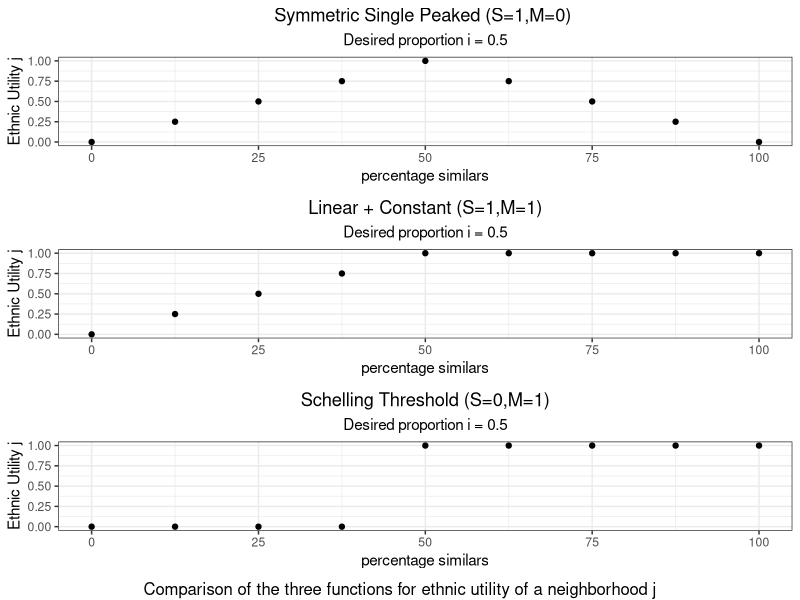
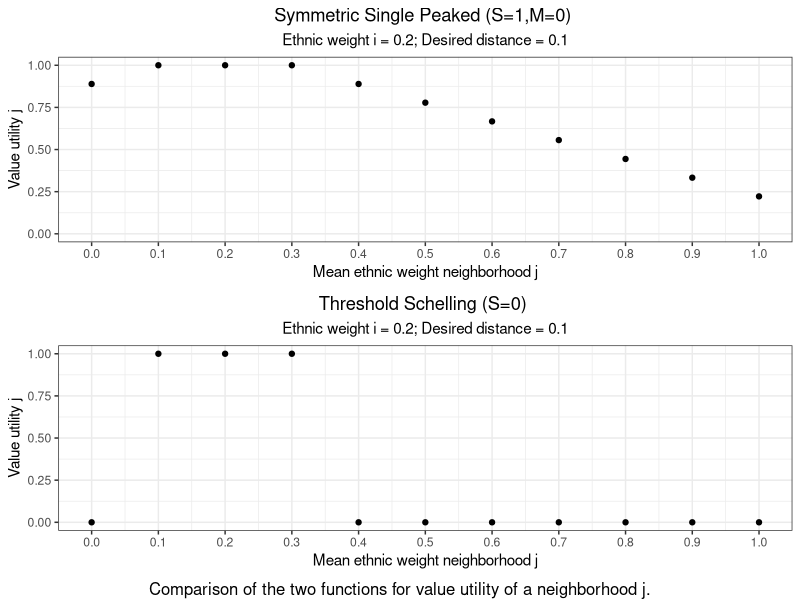
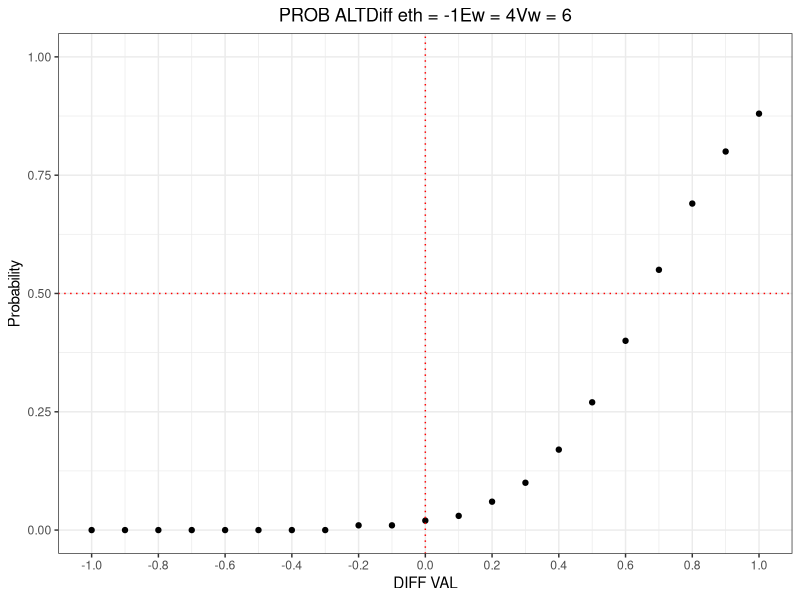
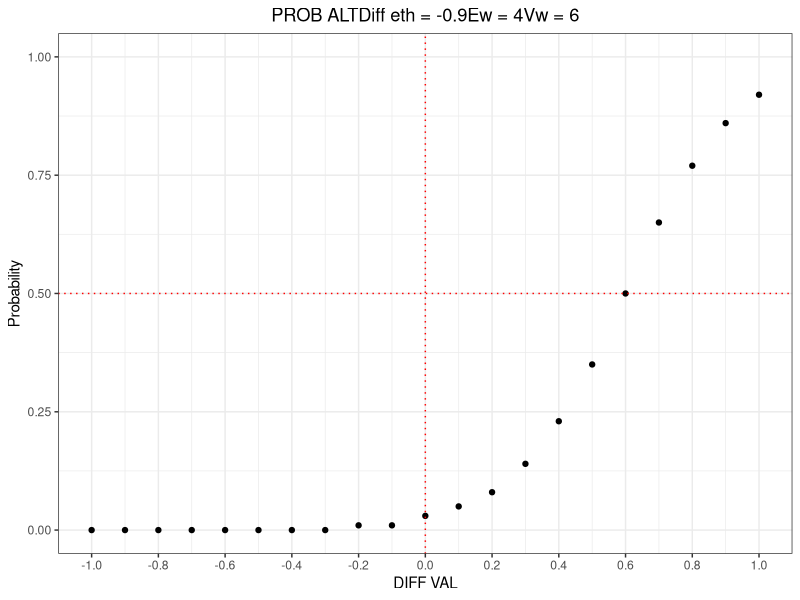
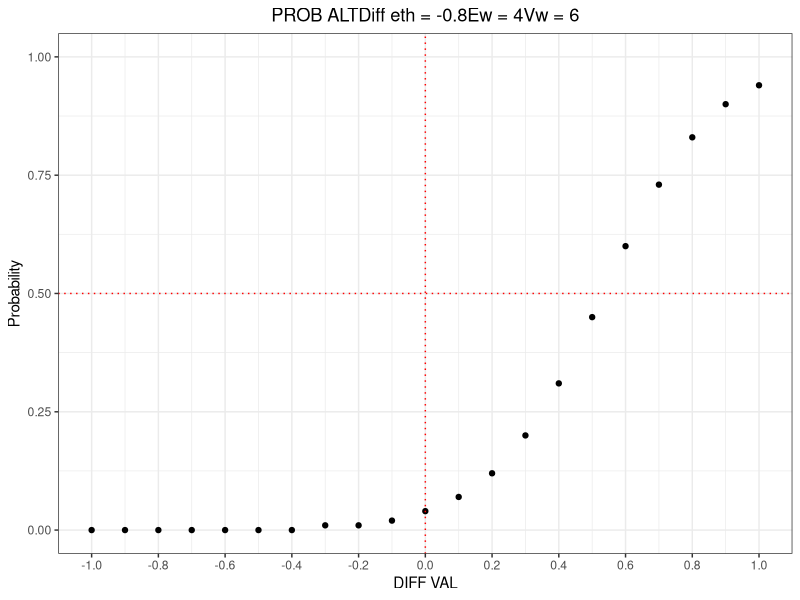
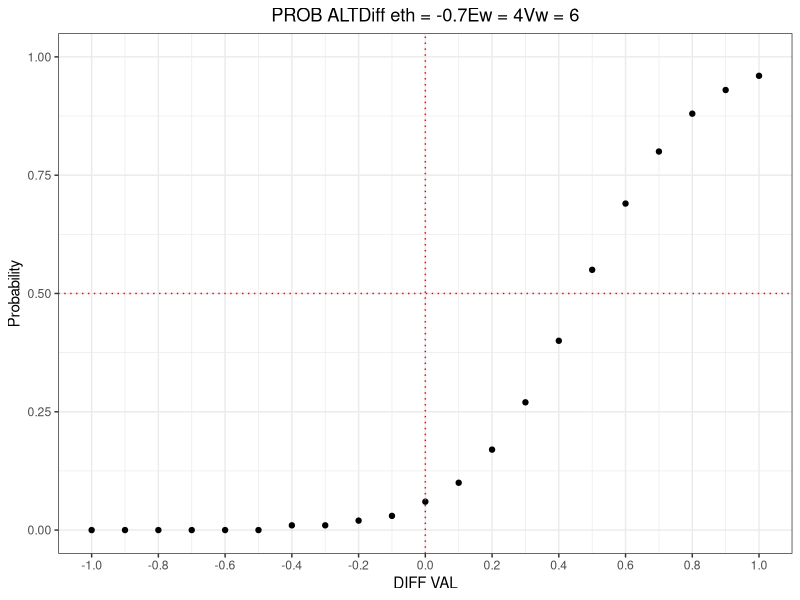
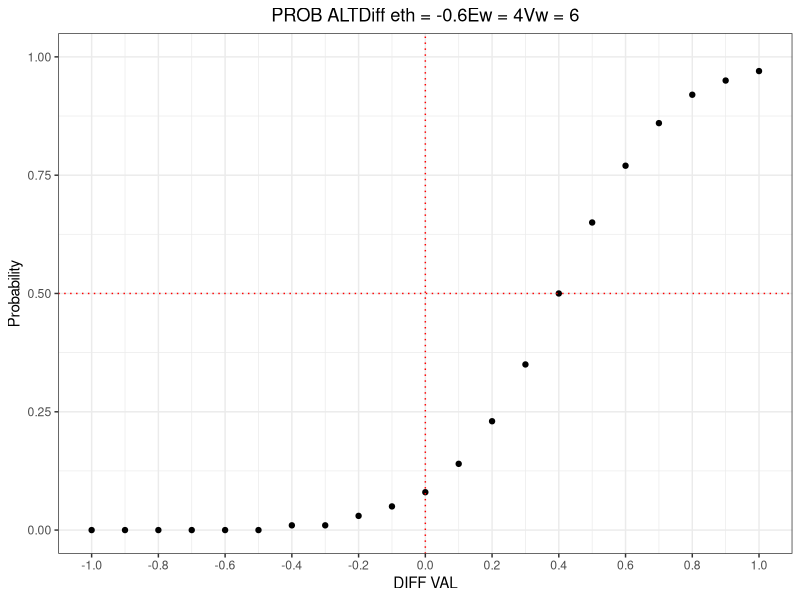
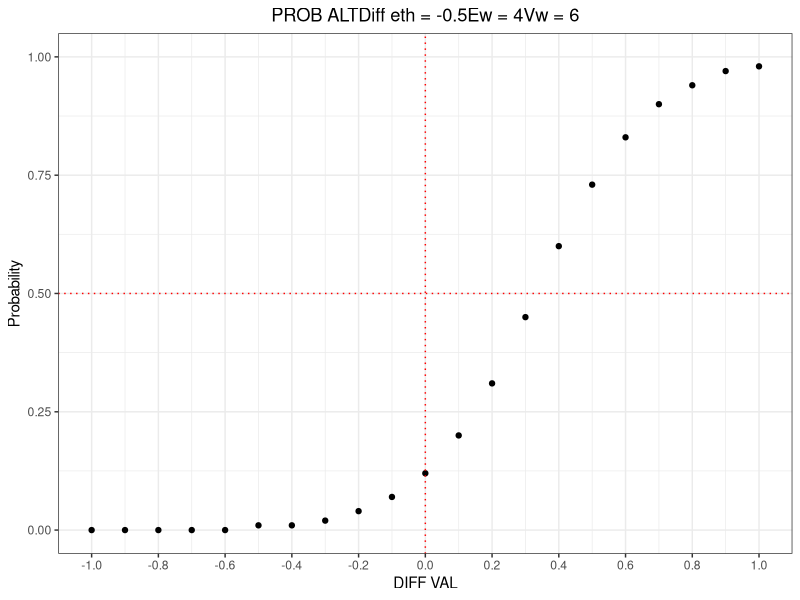

Reproduce these figures in R, in order.
## ---- chunk 1
knitr::opts_chunk$set(echo = TRUE, fig.lp="fig:")

install.packages("tinytex", repos = "https://cloud.r-project.org" )



library(knitr)
library(Hmisc)
library(ggplot2)
library(gridExtra)
library(ggpubr)
# library(kableExtra)
library(dplyr)
library(grid)
library(ggrepel)
# Here functions that are used.

# Calculation ethnic utility (for each option)
# i_e: ethnic threshold (ideal point)
# M: right-side decreasing slope
# x: number agents in neighborhood with same color
# n: total number agents in neighborhood
# S: left-side increasing slope
# Note: if (x > n){U <- NA} to show the case number of agents in neighborhood different from 8, so that utility is calculated based on this, although x-axis in graph has 8 points  (excluded from calculation)

 

 #  f_eth <- function(i_e,M,x,n,S){
  #   if (x > n){
  #     U <- NA}else{
 #   if (x < round(n*i_e,digits = 2)){
  #    U <- (x / round((n*i_e),digits = 2)) * S
 #      }else {
 #      U <- M + ((1- (x/n))*(1-M))/(1-i_e)   
  #    }
#     round(U,digits = 2)
 #      }
#   }



  f_eth <- function(i_e,M,x,n,S){
   if (x > n){
     U <- NA}else{
     if (x < round(n*i_e,digits = 2)){
   U <- (x / round((n*i_e),digits = 2)) * S
      }else if (x > round((n*i_e),digits = 2)){
         U <- M + ((1- (x/n))*(1-M))/(1-i_e) 
        }else{
     U <- 1}
        round(U,digits = 3)
      }
 }



# Calculation value utility (for each option)

f_val <- function(e_w,ew_ng,M,i_v,S){
  if (round(abs(e_w-ew_ng), digits=2) <= i_v) {
    U <- 1
    }else{
      U <- (M + ((1-(round(abs(e_w-ew_ng), digits=2)))*(1-M))/(1-i_v)) * S
      }
  round(U,digits = 3)
  }
 

# Probability (random utility with logistic regression) to relocate

prob <- function(d_u_e,d_u_v,e_w,par_v){round(1 / (1 + exp(-(e_w*10)*(d_u_e) + (-(v_w*10)*(d_u_v)))),digits= 2)}

# install.packages("tinytex", repos = "https://cloud.r-project.org" ) if debug needed?

## ---- chunk 2

# f2 <- function(p,M,x,n,S)

i_e = 0.5
M = 0
S = 1
n = 8

f0s <- f_eth(i_e,M,0,n,S)
f1s <- f_eth(i_e,M,1,n,S)
f2s <- f_eth(i_e,M,2,n,S)
f3s <- f_eth(i_e,M,3,n,S)
f4s <- f_eth(i_e,M,4,n,S)
f5s <- f_eth(i_e,M,5,n,S)
f6s <- f_eth(i_e,M,6,n,S)
f7s <- f_eth(i_e,M,7,n,S)
f8s <- f_eth(i_e,M,8,n,S)

i_e = 0.5
M = 1
S = 1
n = 8

f0c <- f_eth(i_e,M,0,n,S)
f1c <- f_eth(i_e,M,1,n,S)
f2c <- f_eth(i_e,M,2,n,S)
f3c <- f_eth(i_e,M,3,n,S)
f4c <- f_eth(i_e,M,4,n,S)
f5c <- f_eth(i_e,M,5,n,S)
f6c <- f_eth(i_e,M,6,n,S)
f7c <- f_eth(i_e,M,7,n,S)
f8c <- f_eth(i_e,M,8,n,S)


i_e = 0.5
M = 1
S = 0
n = 8

f0t <- f_eth(i_e,M,0,n,S)
f1t <- f_eth(i_e,M,1,n,S)
f2t <- f_eth(i_e,M,2,n,S)
f3t <- f_eth(i_e,M,3,n,S)
f4t <- f_eth(i_e,M,4,n,S)
f5t <- f_eth(i_e,M,5,n,S)
f6t <- f_eth(i_e,M,6,n,S)
f7t <- f_eth(i_e,M,7,n,S)
f8t <- f_eth(i_e,M,8,n,S)

Utility_S <- c(f0s,f1s,f2s,f3s,f4s,f5s,f6s,f7s,f8s)
Utility_C <- c(f0c,f1c,f2c,f3c,f4c,f5c,f6c,f7c,f8c)
Utility_T <- c(f0t,f1t,f2t,f3t,f4t,f5t,f6t,f7t,f8t)


# name_E <- paste0("Desired proportion i = ",i_e,"; M = ",M,"; S = ",S)
# plot(num_sim_col,Utility_T, xlab = "Similar ethnics neighborhood j", ylab = "Ethnic Utility",  main = "Ethnic Utility for neighborhood j of agent i",  sub = name_E)
# report_E <- paste0("M = ",M,"; S = ",S,"; Desired proportion i = ",i_e,"; Similar ethnics neighborhood j = ", seq(0, 8, by = 1), "; Utility ij = ", Utility_T)
# print(report_E)


# func_type <- c(rep("symmetric",9),rep("constant",9),rep("threshold",9))

x_graph <- rep(seq(0, 100, by = 12.5),3)
funct_symm <- c(rep("symmetric",9),rep("constant",9),rep("threshold",9))
utility_location <- c(Utility_S,Utility_C,Utility_T)

symmetric <- data.frame(x_graph[c(0:9)],utility_location[c(0:9)],funct_symm[c(0:9)])
constant <- data.frame(x_graph[c(10:18)],utility_location[c(10:18)],funct_symm[c(10:18)])
threshold <- data.frame(x_graph[c(19:27)],utility_location[c(19:27)],funct_symm[c(19:27)])

# symmetric
# constant
# threshold

symmetric_graph <- ggplot(symmetric,aes(x_graph[c(0:9)],utility_location[c(0:9)])) 
constant_graph <- ggplot(constant,aes(x_graph[c(10:18)],utility_location[c(10:18)])) 
threshold_graph <- ggplot(threshold,aes(x_graph[c(19:27)],utility_location[c(19:27)])) 

subt_cont_e <- paste0("Desired proportion i = ",i_e)

symmetric_plot <- symmetric_graph + geom_point() + theme_bw() + labs(x = "percentage similars",y = "Ethnic Utility j") + ggtitle("Symmetric Single Peaked (S=1,M=0) ",subtitle = subt_cont_e) + theme(plot.title = element_text(hjust = 0.5), plot.subtitle = element_text(hjust = 0.5)) + scale_y_continuous(limits =  c(0.0,1.0), breaks = seq(0.0,1.0,by = 0.25))
constant_plot <- constant_graph + geom_point() + theme_bw() + labs(x = "percentage similars",y = "Ethnic Utility j") + ggtitle("Linear + Constant (S=1,M=1)",subtitle = subt_cont_e) + theme(plot.title = element_text(hjust = 0.5), plot.subtitle = element_text(hjust = 0.5)) + scale_y_continuous(limits =  c(0.0,1.0), breaks = seq(0.0,1.0,by = 0.25))
threshold_plot <- threshold_graph + geom_point() + theme_bw() + labs(x = "percentage similars",y = "Ethnic Utility j") + ggtitle("Schelling Threshold (S=0,M=1)",subtitle = subt_cont_e) + theme(plot.title = element_text(hjust = 0.5), plot.subtitle = element_text(hjust = 0.5)) + scale_y_continuous(limits =  c(0.0,1.0), breaks = seq(0.0,1.0,by = 0.25))

suppressWarnings(
grid.arrange(symmetric_plot, constant_plot,threshold_plot, bottom = "Comparison of the three functions for ethnic utility of a neighborhood j")
)

## ---- chunk 3

# f_val <- function(e_w,ew_ng,M,i_v,S)

e_w <- 0.2
e_w_ng <- seq(0.0,1.0, by = 0.1)
i_v <- 0.1
S <- 1
M <- 0

fvf0p  <- f_val(e_w,0,M,i_v,S)
fvf1p  <- f_val(e_w,0.1,M,i_v,S)
fvf2p   <- f_val(e_w,0.2,M,i_v,S)
fvf3p   <- f_val(e_w,0.3,M,i_v,S)
fvf4p   <- f_val(e_w,0.4,M,i_v,S)
fvf5p   <- f_val(e_w,0.5,M,i_v,S)
fvf6p   <- f_val(e_w,0.6,M,i_v,S)
fvf7p   <- f_val(e_w,0.7,M,i_v,S)
fvf8p   <- f_val(e_w,0.8,M,i_v,S)
fvf9p  <- f_val(e_w,0.9,M,i_v,S)
fvf10p  <- f_val(e_w,1.0,M,i_v,S)

e_w <- 0.2
e_w_ng <- seq(0.0,1.0, by = 0.1)
i_v <- 0.1
S <- 0
M <- 0 #M can be either 0 or 1, M = 0 is for declining slope, M = 1 keeps utility = 1 for values out of range, so S = 0 keeps  the threshold  with values out of the distance equal 0
# M regulates the right side of the slope, S the left side of the slope


fvf0t <- f_val(e_w,0,M,i_v,S)
fvf1t  <- f_val(e_w,0.1,M,i_v,S)
fvf2t   <- f_val(e_w,0.2,M,i_v,S)
fvf3t   <- f_val(e_w,0.3,M,i_v,S)
fvf4t   <- f_val(e_w,0.4,M,i_v,S)
fvf5t   <- f_val(e_w,0.5,M,i_v,S)
fvf6t  <- f_val(e_w,0.6,M,i_v,S)
fvf7t   <- f_val(e_w,0.7,M,i_v,S)
fvf8t   <- f_val(e_w,0.8,M,i_v,S)
fvf9t  <- f_val(e_w,0.9,M,i_v,S)
fvf10t  <- f_val(e_w,1.0,M,i_v,S)


x_graph_val <- seq(0.0,1.0, by = 0.1) #rep(seq(0.0,1.0, by = 0.1),2)
uti_val_pf <- c(fvf0p,fvf1p,fvf2p,fvf3p,fvf4p,fvf5p,fvf6p,fvf7p,fvf8p,fvf9p,fvf10p)
uti_val_th <- c(fvf0t,fvf1t,fvf2t,fvf3t,fvf4t,fvf5t,fvf6t,fvf7t,fvf8t,fvf9t,fvf10t)

symm_val <- data.frame(x_graph_val,uti_val_pf)
threshold_val <- data.frame(x_graph_val,uti_val_th)

# funct_symm_v <- c(rep("symmetric",9),rep("threshold",9))
  
symm_val_graph <- ggplot(symm_val,aes(x_graph_val,uti_val_pf))
thres_val_graph <- ggplot(threshold_val,aes(x_graph_val,uti_val_th))

subt_cont_v <- paste0("Ethnic weight i = ",e_w,"; ","Desired distance = ",i_v)

symm_val_plot <- symm_val_graph + geom_point() + theme_bw() + labs(x = "Mean ethnic weight neighborhood j",y = "Value utility j") + ggtitle(label = "Symmetric Single Peaked (S=1,M=0) ",subtitle = subt_cont_v) + theme(plot.title = element_text(hjust = 0.5), plot.subtitle = element_text(hjust = 0.5))  + scale_x_continuous(breaks = seq(0.0,1.0,by = 0.1)) + scale_y_continuous(limits =  c(0.0,1.0), breaks = seq(0.0,1.0,by = 0.25))

thres_val_plot <- thres_val_graph + geom_point() + theme_bw() + labs(x = "Mean ethnic weight neighborhood j",y = "Value utility j") + ggtitle(label = "Threshold Schelling (S=0) ",subtitle = subt_cont_v) + theme(plot.title = element_text(hjust = 0.5), plot.subtitle = element_text(hjust = 0.5))  + scale_x_continuous(breaks = seq(0.0,1.0,by = 0.1)) + scale_y_continuous(limits =  c(0.0,1.0), breaks = seq(0.0,1.0,by = 0.25))

# symm_val_plot
# thres_val_plot


suppressWarnings(
grid.arrange(symm_val_plot, thres_val_plot, bottom = "Comparison of the two functions for value utility of a neighborhood j.")
)


## ---- chunk 4

# to add: -1 for MIN. Utility Alternative, +1 for MAX Alternative Utility

for (d_u_e in seq (-1.0,1.0, by = 0.1)){
  
e_w <- 0.4
v_w <- 1-e_w

# d_u_e <- -1

dis_0   <- prob(d_u_e,0.0,e_w,v_w)
dis_0.1 <- prob(d_u_e,0.1,e_w,v_w)
dis_0.2 <- prob(d_u_e,0.2,e_w,v_w)
dis_0.3 <- prob(d_u_e,0.3,e_w,v_w)
dis_0.4 <- prob(d_u_e,0.4,e_w,v_w)
dis_0.5 <- prob(d_u_e,0.5,e_w,v_w)
dis_0.6 <- prob(d_u_e,0.6,e_w,v_w)
dis_0.7 <- prob(d_u_e,0.7,e_w,v_w)
dis_0.8 <- prob(d_u_e,0.8,e_w,v_w)
dis_0.9 <- prob(d_u_e,0.9,e_w,v_w)
dis_1   <- prob(d_u_e,1.0,e_w,v_w)
dis_0.1neg <- prob(d_u_e,-0.1,e_w,v_w)
dis_0.2neg <- prob(d_u_e,-0.2,e_w,v_w)
dis_0.3neg <- prob(d_u_e,-0.3,e_w,v_w)
dis_0.4neg <- prob(d_u_e,-0.4,e_w,v_w)
dis_0.5neg <- prob(d_u_e,-0.5,e_w,v_w)
dis_0.6neg <- prob(d_u_e,-0.6,e_w,v_w)
dis_0.7neg <- prob(d_u_e,-0.7,e_w,v_w)
dis_0.8neg <- prob(d_u_e,-0.8,e_w,v_w)
dis_0.9neg <- prob(d_u_e,-0.9,e_w,v_w)
dis_1neg   <- prob(d_u_e,-1.0,e_w,v_w)
  
  value_difference <- seq(-1.0,1.0, by = 0.1)
#  prob_relocation <- seq(0.0, 1.0,  by = 0.1)
  
  prob_choice <- c(dis_1neg,dis_0.9neg,dis_0.8neg,dis_0.7neg,dis_0.6neg,dis_0.5neg,dis_0.4neg,dis_0.3neg,dis_0.2neg,dis_0.1neg,dis_0,dis_0.1,dis_0.2,dis_0.3,dis_0.4,dis_0.5,dis_0.6,dis_0.7,dis_0.8,dis_0.9,dis_1)
 
 
  title_cond_prob <- paste0("PROB ALT","Diff eth = ",d_u_e,"Ew = ",e_w*10,"Vw = ",v_w*10)
   
  report_prob <- na.omit(data.frame(value_difference,prob_choice))
  
  plot_report_prob <- ggplot(report_prob,aes(value_difference,prob_choice))
  
 final_prob <-  suppressWarnings(suppressMessages(
    plot_report_prob + geom_point() + theme_bw() + labs(x = "DIFF VAL",y = "Probability") + ggtitle(label = title_cond_prob) + theme(plot.title = element_text(hjust = 0.5)) + scale_y_continuous(limits =  c(0.0,1.0), breaks = seq(0.0,1.0,by = 0.25)) + scale_x_continuous(limits =  c(-1,1), breaks = seq(-1,1,by = 0.2)) + geom_vline(xintercept = 0, colour = "red", linetype = "dotted") + geom_hline(yintercept = 0.5, colour = "red", linetype = "dotted") 
  ))
  
  print(final_prob)
  

}


## ---- chunk 5


# f2 <- function(p,M,x,n,S)

i_e = 0.2
S = 0
M = 1
n = 6

f0m <- f_eth(i_e,M,0,n,S)
f1m <- f_eth(i_e,M,1,n,S)
f2m <- f_eth(i_e,M,2,n,S)
f3m <- f_eth(i_e,M,3,n,S)
f4m <- f_eth(i_e,M,4,n,S)
f5m <- f_eth(i_e,M,5,n,S)
f6m <- f_eth(i_e,M,6,n,S)
f7m <- f_eth(i_e,M,7,n,S)
f8m <- f_eth(i_e,M,8,n,S)

# num_sim_col <- seq(0, 8, by = 1)
Utility_E <- c(f0m,f1m,f2m,f3m,f4m,f5m,f6m,f7m,f8m)
# name_E <- paste0("Desired proportion i = ",i_e,"; M = ",M,"; S = ",S)
 
# plot(num_sim_col,Utility_E, xlab = "Similar ethnics neighborhood j", ylab = "Ethnic Utility",  main = "Ethnic Utility for neighborhood j of agent i",  sub = name_E)

#report_E <- paste0("M = ",M,"; S = ",S,"; Desired proportion i = ",i_e,"; Similar ethnics neighborhood j = ", seq(0, 8, by = 1), "; Utility ij = ", Utility_E)


M. <- rep(M,9)
S. <- rep(S,9)
prop_des <- rep(i_e,9)
num_tot <- rep(n,9)
num_sim <- seq(0, 8, by = 1)

report_E <- na.omit(data.frame(M.,S.,prop_des,num_tot,num_sim,Utility_E))

title_cond <- paste0("Desired proportion = ", i_e,"; ", "S = ", S,"; " ,"M = ", M)

plot_report_E <- ggplot(report_E,aes(num_sim,Utility_E))

suppressWarnings(suppressMessages(
plot_report_E + geom_point() + theme_bw() + labs(x = "Number similar agents in j",y = "Ethnic Utility j") + ggtitle(label = title_cond) + theme(plot.title = element_text(hjust = 0.5)) + scale_y_continuous(limits =  c(0.0,1.0), breaks = seq(0.0,1.0,by = 0.25)) + scale_x_continuous(limits =  c(0,n), breaks = seq(0,n,by = 1))
))


knitr::kable(report_E,align="c") # much better printed visualization

## ---- chunk 6

e_w <- 0.4
i_v <- 0.2
S  <- 1
M <- 0 #S regulates the left side of the slope, M the right side


fv0d2 <- f_val(e_w,0,M,i_v,S)
fv1d2 <- f_val(e_w,0.1,M,i_v,S)
fv2d2 <- f_val(e_w,0.2,M,i_v,S)
fv3d2 <- f_val(e_w,0.3,M,i_v,S)
fv4d2 <- f_val(e_w,0.4,M,i_v,S)
fv5d2 <- f_val(e_w,0.5,M,i_v,S)
fv6d2 <- f_val(e_w,0.6,M,i_v,S)
fv7d2 <- f_val(e_w,0.7,M,i_v,S)
fv8d2 <- f_val(e_w,0.8,M,i_v,S)
fv9d2 <- f_val(e_w,0.9,M,i_v,S)
fv10d2 <- f_val(e_w,1.0,M,i_v,S)


# name_V <- paste0("Ethnic weight i = ", e_w,"; desired distance i = ",i_v,"; M = ",M,"; S = ",S)

mean_ew_ng <- seq(0.0, 1.0, by = 0.1)
ew_agent <- rep(e_w,11)
Utility_V <- c(fv0d2,fv1d2,fv2d2,fv3d2,fv4d2,fv5d2,fv6d2,fv7d2,fv8d2,fv9d2,fv10d2)
Mv <- rep(M,11)
Sv <- rep(S,11)
des_dist <- rep(i_v,11)

report_V <- na.omit(data.frame(Mv,Sv,des_dist,ew_agent,mean_ew_ng,Utility_V))

title_cond_V <- paste0("Ethnic weight i = ", e_w,"; desired distance i = ",i_v,"\n\r","M = ",M,"S = ",S)

plot_report_V <- ggplot(report_V,aes(mean_ew_ng,Utility_V))

suppressWarnings(suppressMessages(
plot_report_V + geom_point() + theme_bw() + labs(x = "Mean ethnic weight j",y = "Value Utility j") + ggtitle(label = title_cond_V) + theme(plot.title = element_text(hjust = 0.5)) + scale_y_continuous(limits =  c(0.0,1.0), breaks = seq(0.0,1.0,by = 0.25)) + scale_x_continuous(limits =  c(0,1), breaks = seq(0,1,by = 0.1))
))







# plot(value_mean_neighborhood,Utility_V, xlab = "Mean ethnic weight neighborhood j", ylab = "Value Utility neighborhood j",  main = "Value Utility for neighborhood j of agent i",  sub = name_V)

# report_v <- paste0(name_V,"; Mean ethnic weight j = ", seq(0.0, 1.0, by = 0.1), "; Utility ij = ", Utility_V)

knitr::kable(report_V,align="c") # much better printed visualization

# print(final_v)
# print(final_repV)


## ---- chunk 7


# f2 <- function(p,M,x,n,S)

#i_e = 0.5
M = 0
S = 1
n = 8

for (i_e in seq (0.0,1.0, by = 0.1)){
  
f0m <- f_eth(i_e,M,0,n,S)
f1m <- f_eth(i_e,M,1,n,S)
f2m <- f_eth(i_e,M,2,n,S)
f3m <- f_eth(i_e,M,3,n,S)
f4m <- f_eth(i_e,M,4,n,S)
f5m <- f_eth(i_e,M,5,n,S)
f6m <- f_eth(i_e,M,6,n,S)
f7m <- f_eth(i_e,M,7,n,S)
f8m <- f_eth(i_e,M,8,n,S)

#num_sim_col <- seq(0, n, by = 1)
Utility_E <- c(f0m,f1m,f2m,f3m,f4m,f5m,f6m,f7m,f8m)
#name_E <- paste0("Desired proportion i = ",i_e,"; M = ",M,"; S = ",S)

#plot(num_sim_col,Utility_Es, xlab = "Similar ethnics neighborhood j", ylab = "Ethnic Utility", ylim = c(0,1),xlim = c(0,n),  main = "Ethnic Utility for neighborhood j of agent i",  sub = name_E)

#report_Es <- paste0("M = ",M,"; S = ",S,"; Desired proportion i = ",i_e,"; Similars in j= ", seq(0, n, by = 1), "; Utility ij = ", Utility_Es)

#print(report_Es)


M. <- rep(M,9)
S. <- rep(S,9)
prop_des <- rep(i_e,9)
num_tot <- rep(n,9)
num_sim <- seq(0, 8, by = 1)

report_E <- na.omit(data.frame(M.,S.,prop_des,num_tot,num_sim,Utility_E))

title_cond <- paste0("Desired proportion = ", i_e,"; ", "S = ", S,"; " ,"M = ", M)

plot_report_E <- ggplot(report_E,aes(num_sim,Utility_E))

final_E <- suppressWarnings(suppressMessages(
plot_report_E + geom_point() + theme_bw() + labs(x = "Number similar agents in j",y = "Ethnic Utility j") + ggtitle(label = title_cond) + theme(plot.title = element_text(hjust = 0.5)) + scale_y_continuous(limits =  c(0.0,1.0), breaks = seq(0.0,1.0,by = 0.25)) + scale_x_continuous(limits =  c(0,n), breaks = seq(0,n,by = 1)) 
))


final_repE <- knitr::kable(report_E,align="c") # much better printed visualization

print(final_E)
print(final_repE)

}
## ---- chunk 8

i_v <- 0.1
S  <- 1
M <- 0 #different values  of M do change results, even for M < 1

for (e_w in seq (0.0,1.0, by = 0.1)){

fv0d2 <- f_val(e_w,0,M,i_v,S)
fv1d2 <- f_val(e_w,0.1,M,i_v,S)
fv2d2 <- f_val(e_w,0.2,M,i_v,S)
fv3d2 <- f_val(e_w,0.3,M,i_v,S)
fv4d2 <- f_val(e_w,0.4,M,i_v,S)
fv5d2 <- f_val(e_w,0.5,M,i_v,S)
fv6d2 <- f_val(e_w,0.6,M,i_v,S)
fv7d2 <- f_val(e_w,0.7,M,i_v,S)
fv8d2 <- f_val(e_w,0.8,M,i_v,S)
fv9d2 <- f_val(e_w,0.9,M,i_v,S)
fv10d2 <- f_val(e_w,1.0,M,i_v,S)


# name_V <- paste0("Ethnic weight i = ", e_w,"; desired distance i = ",i_v,"; M = ",M,"; S = ",S)

mean_ew_ng <- seq(0.0, 1.0, by = 0.1)
ew_agent <- rep(e_w,11)
Utility_V <- c(fv0d2,fv1d2,fv2d2,fv3d2,fv4d2,fv5d2,fv6d2,fv7d2,fv8d2,fv9d2,fv10d2)
Mv <- rep(M,11)
Sv <- rep(S,11)
des_dist <- rep(i_v,11)

report_V <- na.omit(data.frame(Mv,Sv,des_dist,ew_agent,mean_ew_ng,Utility_V))

title_cond_V <- paste0("Ethnic weight i = ", e_w,"; desired distance i = ",i_v,"; M = ",M,"; S = ",S)

plot_report_V <- ggplot(report_V,aes(mean_ew_ng,Utility_V))

final_v <- suppressWarnings(suppressMessages(
plot_report_V + geom_point() + theme_bw() + labs(x = "Mean ethnic weight j",y = "Value Utility j") + ggtitle(label = title_cond_V) + theme(plot.title = element_text(hjust = 0.5)) + scale_y_continuous(limits =  c(0.0,1.0), breaks = seq(0.0,1.0,by = 0.25)) + scale_x_continuous(limits =  c(0,1), breaks = seq(0,1,by = 0.1))
))







# plot(value_mean_neighborhood,Utility_V, xlab = "Mean ethnic weight neighborhood j", ylab = "Value Utility neighborhood j",  main = "Value Utility for neighborhood j of agent i",  sub = name_V)

# report_v <- paste0(name_V,"; Mean ethnic weight j = ", seq(0.0, 1.0, by = 0.1), "; Utility ij = ", Utility_V)

final_repV <- knitr::kable(report_V,align="c") # much better printed visualization

print(final_v)
print(final_repV)

}

## ---- chunk 9
# 
# prob <- function(d_u_e,d_u_v,par_e,par_v){round(1 / (1 + exp(-par_e*(d_u_e) + (-par_v*(d_u_v)))),digits= 2)}
# 
# for (d_u_e in seq (-1.0,1.0, by = 0.1)){
#   
# par_e <- 10
# par_v <- 10 - par_e
# 
# # d_u_e <- -1
# 
#   dis_0p   <- prob(d_u_e,0.0,par_e,par_v)
# dis_0.1p <- prob(d_u_e,0.1,par_e,par_v)
# dis_0.2p <- prob(d_u_e,0.2,par_e,par_v)
# dis_0.3p <- prob(d_u_e,0.3,par_e,par_v)
# dis_0.4p <- prob(d_u_e,0.4,par_e,par_v)
# dis_0.5p <- prob(d_u_e,0.5,par_e,par_v)
# dis_0.6p <- prob(d_u_e,0.6,par_e,par_v)
# dis_0.7p <- prob(d_u_e,0.7,par_e,par_v)
# dis_0.8p <- prob(d_u_e,0.8,par_e,par_v)
# dis_0.9p <- prob(d_u_e,0.9,par_e,par_v)
# dis_1p  <- prob(d_u_e,1.0,par_e,par_v)
# dis_0.1negp <- prob(d_u_e,-0.1,par_e,par_v)
# dis_0.2negp <- prob(d_u_e,-0.2,par_e,par_v)
# dis_0.3negp <- prob(d_u_e,-0.3,par_e,par_v)
# dis_0.4negp <- prob(d_u_e,-0.4,par_e,par_v)
# dis_0.5negp <- prob(d_u_e,-0.5,par_e,par_v)
# dis_0.6negp <- prob(d_u_e,-0.6,par_e,par_v)
# dis_0.7negp <- prob(d_u_e,-0.7,par_e,par_v)
# dis_0.8negp <- prob(d_u_e,-0.8,par_e,par_v)
# dis_0.9negp <- prob(d_u_e,-0.9,par_e,par_v)
# dis_1negp   <- prob(d_u_e,-1.0,par_e,par_v)
#   
#   value_difference <- seq(-1.0,1.0, by = 0.1)
#   prob_relocation <- seq(0.0, 1.0,  by = 0.1)
#   
#   prob_choicep <- c(dis_1negp,dis_0.9negp,dis_0.8negp,dis_0.7negp,dis_0.6negp,dis_0.5negp,dis_0.4negp,dis_0.3negp,dis_0.2negp,dis_0.1negp,dis_0p,dis_0.1p,dis_0.2p,dis_0.3p,dis_0.4p,dis_0.5p,dis_0.6p,dis_0.7p,dis_0.8p,dis_0.9p,dis_1p)
#   
#   name_diff <- paste0("Note: "," Ethnic parameter = ", par_e," ;"," Value parameter = ", par_v, 
#                       "\r\n Utility Difference -1 = MIN Utility Alternative, 1 = MAX Utility Alternative")
#   
#   name_diff_title <-paste0("Probability to move to alternative","\r\n Difference Ethnic Utility (Alternative - Current) = ", d_u_e)
#   
# plot(value_difference,prob_choicep, xlab = "x-axis: Difference Value Utility (Alternative - Current) \r\n",ylab = "probability", main = name_diff_title, sub = name_diff,ylim = c(0,1), yaxt = 'n')
# axis(2,at=seq(0.0, 1.0, by = 0.25))

#}


## ---- chunk 10

# f0t6 <- f(0.5,0.6,0,6)
# f1t6 <- f(0.5,0.6,1,6)
# f2t6<- f(0.5,0.6,2,6)
# f3t6 <- f(0.5,0.6,3,6)
# f4t6 <- f(0.5,0.6,4,6)
# f5t6 <- f(0.5,0.6,5,6)
# f6t6 <- f(0.5,0.6,6,6)

# utilityt6 <- c(f0t6,f1t6,f2t6,f3t6,f4t6,f5t6,f6t6)
# concentrationt6 <- c(0:6)


# print(utilityt8)
# plot(concentrationt6,utilityt6)

## ---- chunk 11



# f0m <- f(0.5,1,0,8)
# f1m <- f(0.5,1,1,8)
# f2m <- f(0.5,1,2,8)
# f3m <- f(0.5,1,3,8)
# f4m <- f(0.5,1,4,8)
# f5m <- f(0.5,1,5,8)
# f6m <- f(0.5,1,6,8)
# f7m <- f(0.5,1,7,8)
# f8m <- f(0.5,1,8,8)

# utility_Moore <- c(f0m,f1m,f2m,f3m,f4m,f5m,f6m,f7m,f8m)
# concentrationm <- c(0:8)


# print(utilitym)
# plot(concentrationm,utility_Moore)
## ---- chunk 12



# f0m <- f(0.5,0,0,8)
# f1m <- f(0.5,0,1,8)
# f2m <- f(0.5,0,2,8)
# f3m <- f(0.5,0,3,8)
# f4m <- f(0.5,0,4,8)
# f5m <- f(0.5,0,5,8)
# f6m <- f(0.5,0,6,8)
# f7m <- f(0.5,0,7,8)
# f8m <- f(0.5,0,8,8)

# utility_Moore <- c(f0m,f1m,f2m,f3m,f4m,f5m,f6m,f7m,f8m)
# concentrationm <- c(0:8)


# print(utilitym)
# plot(concentrationm,utility_Moore)
## ---- chunk 13


x_graph_overlap <- rep(seq(0, 100, by = 12.5),4)

S_0 <- c(0,0,0,0,0,NA,NA,NA,NA)
M_1 <- c(NA,NA,NA,NA,1,1,1,1,1)
S_1 <- c(0,0.25,0.5,0.75,1,NA,NA,NA,NA)
M_0 <- c(NA,NA,NA,NA,1,0.75,0.5,0.25,0)

funct_overlap <- c(rep("S = 0",9),rep("M = 1",9),rep("S = 1",9),rep("M = 0",9))
utility_overlap <- c(S_0,M_1,S_1,M_0)

overlap <- data.frame(x_graph_overlap,utility_overlap,funct_overlap)


# overlap

graph_overlap <- ggplot(overlap,aes(x_graph_overlap,utility_overlap))

suppressWarnings(print(
graph_overlap + geom_line(aes(colour = funct_overlap)) + scale_color_manual(values = c("red","forestgreen","black","purple"),name = "Parameters Setting") + theme_bw() + labs(x = "percentage similars",y = "utility for location")
))
